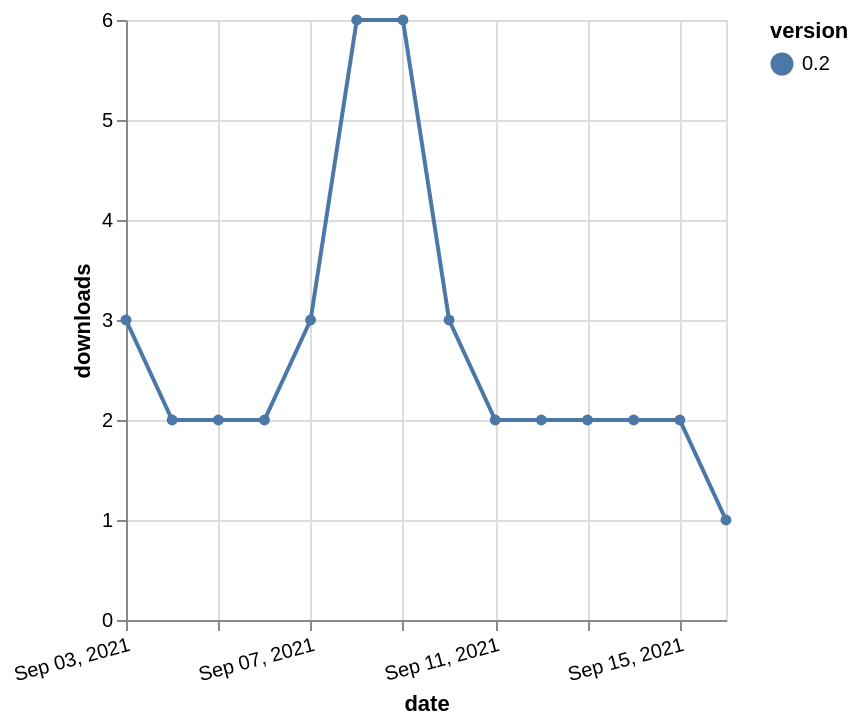

The Vega-Lite source for this figure:
### Vega-Lite specification from a JSON file in a GitHub repository (floating-point values rounded to 4 significant figures)
{"$schema": "https://vega.github.io/schema/vega-lite/v5.json", "description": "A simple bar chart with embedded data.", "data": {"values": [{"date": "2021-09-03", "total": 2499, "delta": 3, "version": "0.2"}, {"date": "2021-09-04", "total": 2501, "delta": 2, "version": "0.2"}, {"date": "2021-09-05", "total": 2503, "delta": 2, "version": "0.2"}, {"date": "2021-09-06", "total": 2505, "delta": 2, "version": "0.2"}, {"date": "2021-09-07", "total": 2508, "delta": 3, "version": "0.2"}, {"date": "2021-09-08", "total": 2514, "delta": 6, "version": "0.2"}, {"date": "2021-09-09", "total": 2520, "delta": 6, "version": "0.2"}, {"date": "2021-09-10", "total": 2523, "delta": 3, "version": "0.2"}, {"date": "2021-09-11", "total": 2525, "delta": 2, "version": "0.2"}, {"date": "2021-09-12", "total": 2527, "delta": 2, "version": "0.2"}, {"date": "2021-09-13", "total": 2529, "delta": 2, "version": "0.2"}, {"date": "2021-09-14", "total": 2531, "delta": 2, "version": "0.2"}, {"date": "2021-09-15", "total": 2533, "delta": 2, "version": "0.2"}, {"date": "2021-09-16", "total": 2534, "delta": 1, "version": "0.2"}]}, "width": "container", "mark": {"type": "line", "point": {"filled": true}}, "encoding": {"x": {"field": "date", "type": "temporal", "timeUnit": "yearmonthdate", "title": "date", "axis": {"labelAngle": -15}}, "y": {"field": "delta", "type": "quantitative", "title": "downloads"}, "color": {"field": "version", "type": "nominal"}, "tooltip": {"field": "delta"}}}
